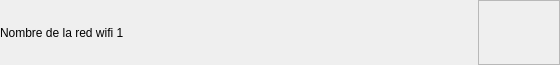
<?xml version="1.0" encoding="UTF-8"?>
<ui version="4.0">
 <class>SettingsWiFiListItem</class>
 <widget class="QWidget" name="SettingsWiFiListItem">
  <property name="geometry">
   <rect>
    <x>0</x>
    <y>0</y>
    <width>560</width>
    <height>65</height>
   </rect>
  </property>
  <property name="windowTitle">
   <string>Form</string>
  </property>
  <property name="styleSheet">
   <string notr="true"/>
  </property>
  <layout class="QHBoxLayout" name="horizontalLayout">
   <property name="spacing">
    <number>0</number>
   </property>
   <property name="margin">
    <number>0</number>
   </property>
   <item>
    <widget class="QLabel" name="wifiNameItemLbl">
     <property name="text">
      <string>Nombre de la red wifi 1</string>
     </property>
    </widget>
   </item>
   <item>
    <widget class="QLabel" name="wifiConnect">
     <property name="minimumSize">
      <size>
       <width>45</width>
       <height>0</height>
      </size>
     </property>
     <property name="maximumSize">
      <size>
       <width>45</width>
       <height>16777215</height>
      </size>
     </property>
     <property name="text">
      <string/>
     </property>
    </widget>
   </item>
   <item>
    <widget class="QLabel" name="wifiRemember">
     <property name="text">
      <string/>
     </property>
    </widget>
   </item>
   <item>
    <widget class="QLabel" name="lockWifiLbl">
     <property name="text">
      <string/>
     </property>
    </widget>
   </item>
   <item>
    <widget class="QFrame" name="wifiCont">
     <property name="minimumSize">
      <size>
       <width>0</width>
       <height>0</height>
      </size>
     </property>
     <property name="maximumSize">
      <size>
       <width>82</width>
       <height>16777215</height>
      </size>
     </property>
     <property name="frameShape">
      <enum>QFrame::StyledPanel</enum>
     </property>
     <property name="frameShadow">
      <enum>QFrame::Raised</enum>
     </property>
     <widget class="QLabel" name="noSignalWifi">
      <property name="geometry">
       <rect>
        <x>0</x>
        <y>0</y>
        <width>40</width>
        <height>65</height>
       </rect>
      </property>
      <property name="text">
       <string/>
      </property>
     </widget>
     <widget class="QLabel" name="signalWifi_1">
      <property name="geometry">
       <rect>
        <x>0</x>
        <y>0</y>
        <width>40</width>
        <height>65</height>
       </rect>
      </property>
      <property name="text">
       <string/>
      </property>
     </widget>
     <widget class="QLabel" name="signalWifi_2">
      <property name="geometry">
       <rect>
        <x>0</x>
        <y>0</y>
        <width>40</width>
        <height>65</height>
       </rect>
      </property>
      <property name="text">
       <string/>
      </property>
     </widget>
     <widget class="QLabel" name="signalWifi_3">
      <property name="geometry">
       <rect>
        <x>0</x>
        <y>0</y>
        <width>40</width>
        <height>65</height>
       </rect>
      </property>
      <property name="text">
       <string/>
      </property>
     </widget>
     <widget class="QLabel" name="signalWifi_4">
      <property name="geometry">
       <rect>
        <x>0</x>
        <y>0</y>
        <width>40</width>
        <height>65</height>
       </rect>
      </property>
      <property name="text">
       <string/>
      </property>
     </widget>
     <zorder>signalWifi_4</zorder>
     <zorder>noSignalWifi</zorder>
     <zorder>signalWifi_1</zorder>
     <zorder>signalWifi_2</zorder>
     <zorder>signalWifi_3</zorder>
    </widget>
   </item>
  </layout>
 </widget>
 <resources>
  <include location="../Settings1024.qrc"/>
 </resources>
 <connections/>
</ui>
